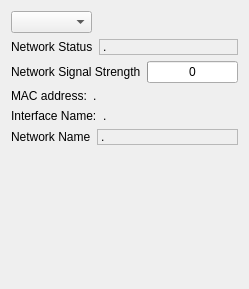
     <widget class="QWidget" name="page_8">
      <layout class="QGridLayout" name="gridLayout_9">
       <item row="0" column="0">
        <widget class="QComboBox" name="netStatusComboBox">
         <property name="sizePolicy">
          <sizepolicy hsizetype="Fixed" vsizetype="Fixed">
           <horstretch>0</horstretch>
           <verstretch>0</verstretch>
          </sizepolicy>
         </property>
         <item>
          <property name="text">
           <string/>
          </property>
         </item>
         <item>
          <property name="text">
           <string>Gsm</string>
          </property>
         </item>
         <item>
          <property name="text">
           <string>Cdma</string>
          </property>
         </item>
         <item>
          <property name="text">
           <string>Wcdma</string>
          </property>
         </item>
         <item>
          <property name="text">
           <string>Wlan</string>
          </property>
         </item>
         <item>
          <property name="text">
           <string>Ethernet</string>
          </property>
         </item>
         <item>
          <property name="text">
           <string>Bluetooth</string>
          </property>
         </item>
        </widget>
       </item>
       <item row="1" column="0">
        <layout class="QHBoxLayout" name="horizontalLayout_81">
         <item>
          <widget class="QLabel" name="label_90">
           <property name="sizePolicy">
            <sizepolicy hsizetype="Minimum" vsizetype="Preferred">
             <horstretch>0</horstretch>
             <verstretch>0</verstretch>
            </sizepolicy>
           </property>
           <property name="text">
            <string>Network Status</string>
           </property>
          </widget>
         </item>
         <item>
          <widget class="QLabel" name="cellNetworkStatusLabel">
           <property name="sizePolicy">
            <sizepolicy hsizetype="Expanding" vsizetype="Fixed">
             <horstretch>0</horstretch>
             <verstretch>0</verstretch>
            </sizepolicy>
           </property>
           <property name="frameShape">
            <enum>QFrame::StyledPanel</enum>
           </property>
           <property name="frameShadow">
            <enum>QFrame::Sunken</enum>
           </property>
           <property name="text">
            <string>.</string>
           </property>
          </widget>
         </item>
        </layout>
       </item>
       <item row="2" column="0">
        <layout class="QHBoxLayout" name="horizontalLayout_85">
         <item>
          <widget class="QLabel" name="label_94">
           <property name="sizePolicy">
            <sizepolicy hsizetype="Minimum" vsizetype="Preferred">
             <horstretch>0</horstretch>
             <verstretch>0</verstretch>
            </sizepolicy>
           </property>
           <property name="text">
            <string>Network Signal Strength</string>
           </property>
          </widget>
         </item>
         <item>
          <widget class="QProgressBar" name="signalLevelProgressBar">
           <property name="value">
            <number>0</number>
           </property>
           <property name="format">
            <string>%v</string>
           </property>
          </widget>
         </item>
        </layout>
       </item>
       <item row="3" column="0">
        <layout class="QHBoxLayout" name="horizontalLayout_84">
         <item>
          <widget class="QLabel" name="label_93">
           <property name="sizePolicy">
            <sizepolicy hsizetype="Minimum" vsizetype="Preferred">
             <horstretch>0</horstretch>
             <verstretch>0</verstretch>
            </sizepolicy>
           </property>
           <property name="text">
            <string>MAC address:</string>
           </property>
          </widget>
         </item>
         <item>
          <widget class="QLabel" name="macAddressLabel">
           <property name="sizePolicy">
            <sizepolicy hsizetype="Expanding" vsizetype="Fixed">
             <horstretch>0</horstretch>
             <verstretch>0</verstretch>
            </sizepolicy>
           </property>
           <property name="text">
            <string>.</string>
           </property>
          </widget>
         </item>
        </layout>
       </item>
       <item row="4" column="0">
        <layout class="QHBoxLayout" name="horizontalLayout_83">
         <item>
          <widget class="QLabel" name="label_92">
           <property name="sizePolicy">
            <sizepolicy hsizetype="Minimum" vsizetype="Preferred">
             <horstretch>0</horstretch>
             <verstretch>0</verstretch>
            </sizepolicy>
           </property>
           <property name="text">
            <string>Interface Name:</string>
           </property>
          </widget>
         </item>
         <item>
          <widget class="QLabel" name="InterfaceLabel">
           <property name="sizePolicy">
            <sizepolicy hsizetype="Expanding" vsizetype="Fixed">
             <horstretch>0</horstretch>
             <verstretch>0</verstretch>
            </sizepolicy>
           </property>
           <property name="text">
            <string>.</string>
           </property>
          </widget>
         </item>
        </layout>
       </item>
       <item row="5" column="0">
        <layout class="QHBoxLayout" name="horizontalLayout_87">
         <item>
          <widget class="QLabel" name="label_96">
           <property name="sizePolicy">
            <sizepolicy hsizetype="Minimum" vsizetype="Fixed">
             <horstretch>0</horstretch>
             <verstretch>0</verstretch>
            </sizepolicy>
           </property>
           <property name="text">
            <string>Network Name</string>
           </property>
          </widget>
         </item>
         <item>
          <widget class="QLabel" name="operatorNameLabel">
           <property name="sizePolicy">
            <sizepolicy hsizetype="Expanding" vsizetype="Fixed">
             <horstretch>0</horstretch>
             <verstretch>0</verstretch>
            </sizepolicy>
           </property>
           <property name="frameShape">
            <enum>QFrame::StyledPanel</enum>
           </property>
           <property name="frameShadow">
            <enum>QFrame::Sunken</enum>
           </property>
           <property name="text">
            <string>.</string>
           </property>
          </widget>
         </item>
        </layout>
       </item>
       <item row="6" column="0">
        <spacer name="verticalSpacer_27">
         <property name="orientation">
          <enum>Qt::Vertical</enum>
         </property>
         <property name="sizeHint" stdset="0">
          <size>
           <width>17</width>
           <height>133</height>
          </size>
         </property>
        </spacer>
       </item>
      </layout>
     </widget>
